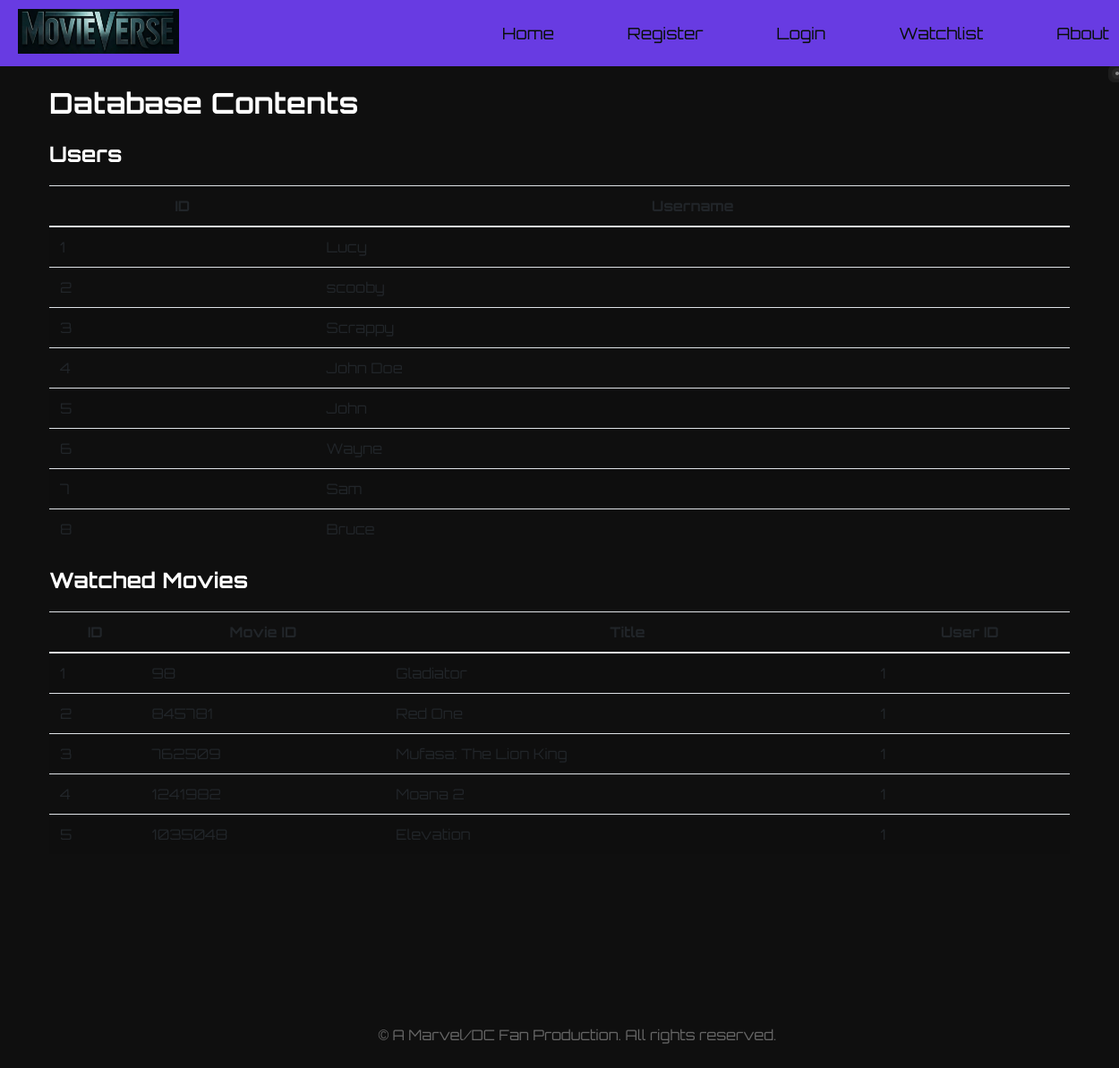
The app's page /view_db with its own data.
### app.py (models this page shows, shortened)
class User(UserMixin, db.Model):
    id = db.Column(db.Integer, primary_key=True)
    username = db.Column(db.String(100), unique=True, nullable=False)
    password_hash = db.Column(db.String(200), nullable=False)
    watchlist = db.relationship('WatchedMovie', backref='user', lazy=True)

class WatchedMovie(db.Model):
    id = db.Column(db.Integer, primary_key=True)
    movie_id = db.Column(db.Integer, nullable=False)
    title = db.Column(db.String(200), nullable=False)
    user_id = db.Column(db.Integer, db.ForeignKey('user.id'), nullable=False)

### app.py (the view)
@app.route("/view_db")
def view_db():
    users = User.query.all()
    watched_movies = WatchedMovie.query.all()
    user_data = [{"id": user.id, "username": user.username} for user in users]
    movie_data = [{"id": movie.id, "movie_id": movie.movie_id, "title": movie.title, "user_id": movie.user_id} for movie in watched_movies]
    return render_template("view_db.html", users=user_data, watched_movies=movie_data)

### templates/view_db.html
{% extends "base.html" %}
{% block content %}
<div class="container">
    <h1>Database Contents</h1>
    <h2>Users</h2>
    <table class="table table-striped">
        <thead>
            <tr>
                <th>ID</th>
                <th>Username</th>
            </tr>
        </thead>
        <tbody>
            {% for user in users %}
            <tr>
                <td>{{ user.id }}</td>
                <td>{{ user.username }}</td>
            </tr>
            {% endfor %}
        </tbody>
    </table>
    <h2>Watched Movies</h2>
    <table class="table table-striped">
        <thead>
            <tr>
                <th>ID</th>
                <th>Movie ID</th>
                <th>Title</th>
                <th>User ID</th>
            </tr>
        </thead>
        <tbody>
            {% for movie in watched_movies %}
            <tr>
                <td>{{ movie.id }}</td>
                <td>{{ movie.movie_id }}</td>
                <td>{{ movie.title }}</td>
                <td>{{ movie.user_id }}</td>
            </tr>
            {% endfor %}
        </tbody>
    </table>
</div>
{% endblock %}

### static/css/style.css (style rules this page uses)
body { font-family: 'Eurostile', sans-serif; margin-top: 60px; }
body { display: flex; flex-direction: column; min-height: 100vh; margin: 0; }
.table { width: 100%; margin-bottom: 1rem; color: #212529; border-collapse: collapse; }
.table th, .table td { padding: 0.75rem; vertical-align: top; border-top: 1px solid #dee2e6; }
.table thead th { vertical-align: bottom; border-bottom: 2px solid #dee2e6; }
.table-striped tbody tr:nth-of-type(odd) { background-color: rgba(0, 0, 0, 0.05); }
.container { max-width: 1140px; margin-right: auto; margin-left: auto; padding-right: 15px; padding-left: 15px; }

### templates/base.html (style rules this page uses)
body { margin: 0; padding: 0; min-height: 100vh; font-family: 'Orbitron', sans-serif; background-color: #0f0f0f; color: #ffffff; position: relative; overflow-x: hidden; display: flex; flex-direction: column; }

### records on screen
User: id "1", username "Lucy"
User: id "2", username "scooby"
User: id "3", username "Scrappy"
User: id "4", username "John Doe"
User: id "5", username "John"
User: id "6", username "Wayne"
User: id "7", username "Sam"
User: id "8", username "Bruce"
WatchedMovie: id "1", movie_id "98", title "Gladiator", user_id "1"
WatchedMovie: id "2", movie_id "845781", title "Red One", user_id "1"
WatchedMovie: id "3", movie_id "762509", title "Mufasa: The Lion King", user_id "1"
WatchedMovie: id "4", movie_id "1241982", title "Moana 2", user_id "1"
WatchedMovie: id "5", movie_id "1035048", title "Elevation", user_id "1"
